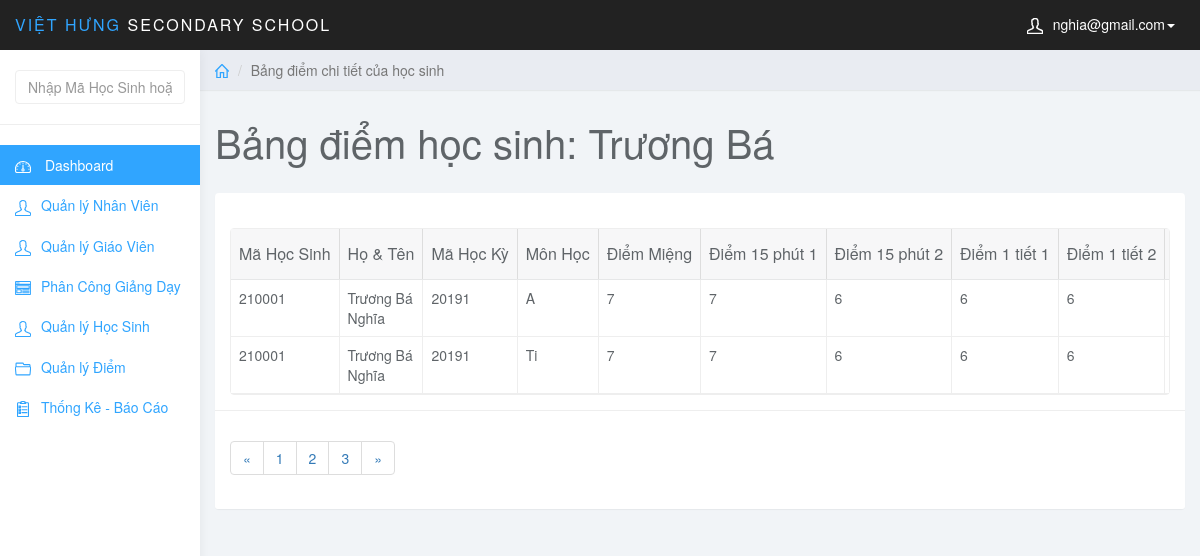
The page /admin/index.php?page=edit_diem&id_hs=210001 (signed in) on the database as committed earlier.
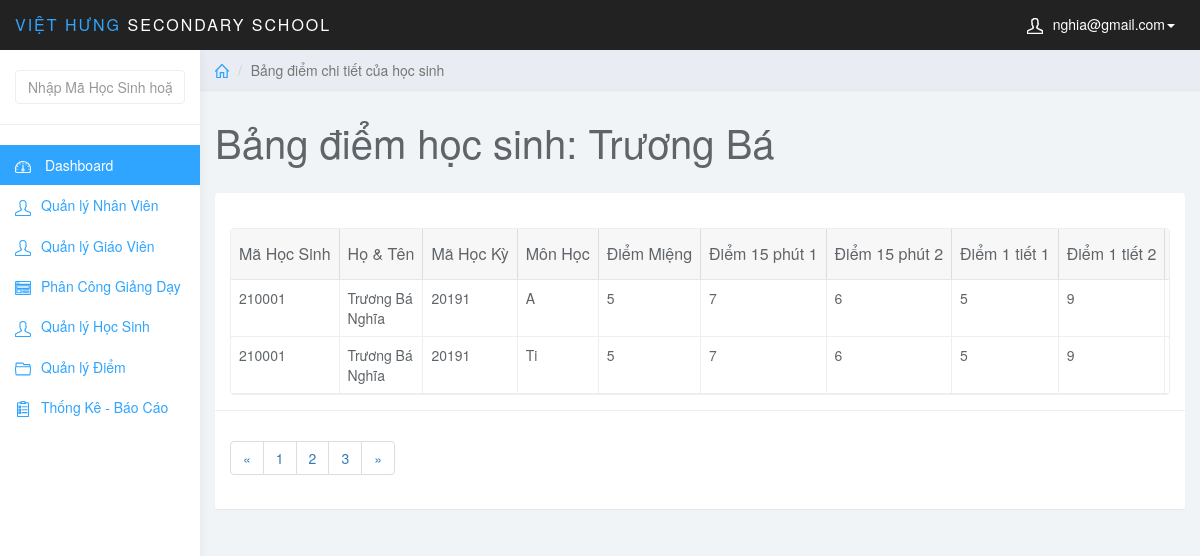
The same page on the database as committed later.
### tables this page shows
CREATE TABLE `diem` (
  `MaDiem` int(6) NOT NULL AUTO_INCREMENT,
  `MaHocKy` varchar(5) NOT NULL,
  `MaMonHoc` varchar(5) NOT NULL,
  `MaHS` int(6) NOT NULL,
  `MaLopHoc` varchar(10) NOT NULL,
  `DiemMieng` varchar(5) NOT NULL,
  `Diem15Phut1` varchar(5) NOT NULL,
  `Diem15Phut2` varchar(5) NOT NULL,
  `Diem1Tiet1` varchar(5) NOT NULL,
  `Diem1Tiet2` varchar(5) NOT NULL,
  `DiemThi` varchar(5) NOT NULL,
  `DiemTB` float NOT NULL,
  PRIMARY KEY (`MaDiem`),
  KEY `fk_diem_mahk` (`MaHocKy`),
  KEY `fk_diem_monhoc` (`MaMonHoc`),
  KEY `fk_diem_hocsinh` (`MaHS`),
  KEY `MaLopHoc` (`MaLopHoc`),
  CONSTRAINT `diem_ibfk_1` FOREIGN KEY (`MaLopHoc`) REFERENCES `lophoc` (`MaLopHoc`),
  CONSTRAINT `fk_diem_hocsinh` FOREIGN KEY (`MaHS`) REFERENCES `hocsinh` (`MaHS`),
  CONSTRAINT `fk_diem_mahk` FOREIGN KEY (`MaHocKy`) REFERENCES `hocky` (`MaHocKy`),
  CONSTRAINT `fk_diem_monhoc` FOREIGN KEY (`MaMonHoc`) REFERENCES `monhoc` (`MaMonHoc`)
);

CREATE TABLE `hocsinh` (
  `MaHS` int(6) NOT NULL,
  `MaLopHoc` varchar(10) NOT NULL,
  `TenHS` varchar(50) NOT NULL,
  `GioiTinh` varchar(5) NOT NULL,
  `NgaySinh` date NOT NULL,
  `NoiSinh` varchar(50) NOT NULL,
  `DanToc` varchar(10) NOT NULL,
  `HoTenCha` varchar(50) NOT NULL,
  `HoTenMe` varchar(50) NOT NULL,
  PRIMARY KEY (`MaHS`),
  KEY `fk_hs_lh` (`MaLopHoc`),
  CONSTRAINT `fk_hs_lh` FOREIGN KEY (`MaLopHoc`) REFERENCES `lophoc` (`MaLopHoc`)
);

CREATE TABLE `hocky` (
  `MaHocKy` varchar(5) NOT NULL,
  `TenHocKy` varchar(20) NOT NULL,
  `HeSoHK` int(1) NOT NULL,
  `NamHoc` char(10) NOT NULL,
  PRIMARY KEY (`MaHocKy`)
);

### admin/edit_diem.php (the view, shortened to what this page needs)
<?php
    $stu_id = $_GET['id_hs'];
    $sql_view = "SELECT * FROM hocsinh JOIN diem ON hocsinh.MaHS = diem.MaHS JOIN hocky ON diem.MaHocKy = hocky.MaHocKy WHERE hocsinh.MaHS = '$stu_id'";
    $query_view = mysqli_query($conn,$sql_view);
?>
<div class="col-sm-9 col-sm-offset-3 col-lg-10 col-lg-offset-2 main">
		<div class="row">
			<ol class="breadcrumb">
				<li><a href="index.php"><svg class="glyph stroked home"><use xlink:href="#stroked-home"></use></svg></a></li>
				<li class="active">Bảng điểm chi tiết của học sinh</li>
			</ol>
		</div>
		<div class="row">
			<div class="col-lg-12">
				<h1 class="page-header">Bảng điểm học sinh: Trương Bá </h1>
			</div>
		</div>
		<div class="row">
			<div class="col-lg-12">
				<div class="panel panel-default">
					<div class="panel-body">
                        <table
                            data-toolbar="#toolbar"
                            data-toggle="table">
						    <thead>
						    <tr>
						        <th data-field="id" data-sortable="true">Mã Học Sinh</th>
                                <th data-field="name"  data-sortable="true">Họ & Tên</th>
                                <th data-sortable="true">Mã Học Kỳ</th>
                                <th data-sortable="true">Môn Học</th>
                                <th data-sortable="true">Điểm Miệng</th>
                                <th data-sortable="true">Điểm 15 phút 1</th>
                                <th data-sortable="true">Điểm 15 phút 2</th>
                                <th data-sortable="true">Điểm 1 tiết 1</th>
                                <th data-sortable="true">Điểm 1 tiết 2</th>
						    </tr>
                            </thead>
                            <tbody>
                                <?php
                                    while($row_view = mysqli_fetch_assoc($query_view)){
                                ?>
                                <tr>
                                    <td><?php echo $row_view['MaHS']; ?></td>
                                    <td><?php echo $row_view['TenHS']; ?></td>
                                    <td><?php echo $row_view['MaHocKy']; ?></td>
                                    <td><?php echo $row_view['MaMonHoc']; ?></td>
                                    <td><?php echo $row_view['DiemMieng']; ?></td>
                                    <td><?php echo $row_view['Diem15Phut1']; ?></td>
                                    <td><?php echo $row_view['Diem15Phut2']; ?></td>
                                    <td><?php echo $row_view['Diem1Tiet1']; ?></td>
                                    <td><?php echo $row_view['Diem1Tiet2']; ?></td>
                                </tr>
                                    <?php }?>
                            </tbody>
						</table>
                    </div>
                    <div class="panel-footer">
                        <nav aria-label="Page navigation example">
                            <ul class="pagination">
                                <li class="page-item"><a class="page-link" href="#">&laquo;</a></li>
                                <li class="page-item"><a class="page-link" href="#">1</a></li>
                                <li class="page-item"><a class="page-link" href="#">2</a></li>
                                <li class="page-item"><a class="page-link" href="#">3</a></li>
                                <li class="page-item"><a class="page-link" href="#">&raquo;</a></li>
                            </ul>
                        </nav>
                    </div>
				</div>
			</div>
		</div>
	</div>

### admin/index.php (shortened to what this page needs)
<?php
    if (isset($_SESSION['mail_user'])) {
            include_once ('admin.php');
    }elseif(isset($_SESSION['mail_gv'])){
        include_once ('../teacher/home_gv.php');
    }
    else {
        include_once ('login.php');
    }
?>

### admin/admin.php (shortened to what this page needs)
<!DOCTYPE html>
<html>
	<head>
		<link href="css/bootstrap.min.css" rel="stylesheet">
		<link href="css/datepicker3.css" rel="stylesheet">
		<link href="css/bootstrap-table.css" rel="stylesheet">
		<link href="css/styles.css" rel="stylesheet">
	</head>
	<body>
		<nav class="navbar navbar-inverse navbar-fixed-top" role="navigation">
			<div class="container-fluid">
				<div class="navbar-header">
					<a class="navbar-brand" href="index.php"><span>VIỆT HƯNG</span> Secondary School</a>
					<ul class="user-menu">
						<li class="dropdown pull-right">
							<a href="#" class="dropdown-toggle" data-toggle="dropdown"><svg
									class="glyph stroked male-user">
									<use xlink:href="#stroked-male-user"></use>
								</svg><?php echo $_SESSION['mail_user'] ?><span class="caret"></span></a>
						</li>
					</ul>
				</div>
			</div>
		</nav>
		<div id="sidebar-collapse" class="col-sm-3 col-lg-2 sidebar">
			<?php include_once('search_box.php'); ?>
			<ul class="nav menu">
				<li class="active"><a href="index.php"><svg class="glyph stroked dashboard-dial">
							<use xlink:href="#stroked-dashboard-dial"></use>
						</svg> Dashboard</a></li>
				<li><a href="index.php?page=user"><svg class="glyph stroked male user ">
							<use xlink:href="#stroked-male-user" /></svg>Quản lý Nhân Viên</a></li>
				<li><a href="index.php?page=teacher"><svg class="glyph stroked male user ">
							<use xlink:href="#stroked-male-user" /></svg>Quản lý Giáo Viên</a></li>
				<li><a href="index.php?page=assigned"><svg class="glyph stroked male user ">
                            <use xlink:href="#stroked-app-window-with-content" /></svg>Phân Công Giảng Dạy</a></li>
                <li><a href="index.php?page=class"><svg class="glyph stroked male user ">
                            <use xlink:href="#stroked-male-user" /></svg>Quản lý Học Sinh</a></li>
				<li><a href="index.php?page=diem"><svg class="glyph stroked open folder">
							<use xlink:href="#stroked-open-folder" /></svg>Quản lý Điểm</a></li>
				<li><a href="#"><svg class="glyph stroked clipboard with paper"><use xlink:href="#stroked-clipboard-with-paper"/></svg>Thống Kê - Báo Cáo</a></li>
			</ul>
		</div>
        <?php
			if (isset($_GET['page'])) {
				switch ($_GET['page']) {
					case 'edit_diem':
						include_once('edit_diem.php');
						break;
				}
			}else {
				include_once('statistic.php');
			}
        ?>
	</body>
</html>

### admin/search_box.php (shortened to what this page needs)
<form action="index.php" method="GET" role="search">
	<div class="form-group">
        <input name="keyword" type="text" class="form-control" placeholder="Nhập Mã Học Sinh hoặc Tên Học Sinh">
	</div>
</form>

### admin/css/styles.css (style rules this page uses)
body { background: #f1f4f7; padding-top: 50px; color: #5f6468; }
a, a:hover, a:focus { color: #30a5ff; }
h1, h2, h3, h4, h5, h6 { color: #5f6468; }
h1 { font-weight: 300; font-size: 40px; }
.form-control { border: 1px solid #eee; box-shadow: none; }
.navbar-header .navbar-brand { color: #fff; font-size: 16px; text-transform: uppercase; font-weight: 500; letter-spacing: 2px; }
.navbar-header .navbar-brand span { color: #30a5ff; }
.panel { border: 0; }
.panel-footer { background: #fff; border-top: 1px solid #eee; }
.navbar { border: 0; }
.user-menu { display: inline-block; margin-top: 14px; margin-right: 10px; float: right; list-style: none; padding: 0; }
.user-menu a { color: #fff; }
.sidebar { display: block; background-color: #fff; padding: 0; display: none; }
.sidebar form { padding: 20px 15px 5px 15px; border-bottom: 1px solid #eee; margin-bottom: 20px; }
@media (min-width: 768px) { .sidebar { display: block; position: fixed; top: 50px; bottom: 0; left: 0; z-index: 1000; display: block; margin: 0; padding: 0; overflow-x: hidden; overflow-y: auto; background-color: #fff; box-shadow: 1px 0px 10px rgba(0, 0, 0, .05); } }
@media (min-width: 768px) { .navbar-header { width: 100%; } }
.sidebar ul.nav .active a, .sidebar ul.nav li.parent a.active, .sidebar ul.nav .active > a:hover, .sidebar ul.nav li.parent a.active:hover, .sidebar ul.nav .active > a:focus, .sidebar ul.nav li.parent a.active:focus { color: #fff; background-color: #30a5ff; }
.breadcrumb { border-radius: 0; padding: 10px 15px; background: #e9ecf2; box-shadow: 0 1px 1px rgba(0, 0, 0, .05); margin: 0 ; }
h1.page-header { margin-top: 30px; border-bottom: 0; }
.table { background: #fff; }
.sidebar .glyph, .user-menu .glyph { height: 16px; width: 16px; margin: 0 10px 0 0; stroke-width: 3px; }
.user-menu .glyph { stroke-width: 4px; }
.breadcrumb .glyph { height: 14px; width: 14px; margin: -2px 0 0 0; stroke-width: 4px; }

Rows that differ between the two databases and show on the page:
changed diem (number 1 of 2 on the later page): DiemMieng "7" → "5"; Diem1Tiet1 "6" → "5"; Diem1Tiet2 "6" → "9"
changed diem "Ti": DiemMieng "7" → "5"; Diem1Tiet1 "6" → "5"; Diem1Tiet2 "6" → "9"
